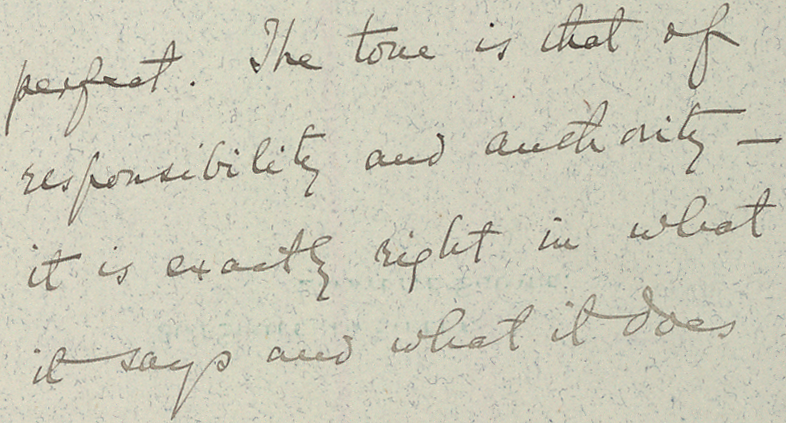
#> input picture Image-Enhancment-HandWriting/dataSet/ex1.png, 786 x 423 px, found by its file name
$ python 'import cv2.py'
#> lines starting #> are read from the running program, lines starting #| are printed output that depends on the picture; after the words box and inside, x2 and y2 are one past the last pixel; in counts of white or black regions, pixels touching at a corner belong together
import cv2
import numpy as np

img = cv2.imread("/Users/ugurhangul/Desktop/untitled folder/ex1.png")
#> img is the input picture: shape (423, 786, 3); mean B, G, R 185.4, 202.7, 204.2

if img is None:
    print("Error: Could not load image.")
else:
    # Convert the image to grayscale
    gray_img = cv2.cvtColor(img, cv2.COLOR_BGR2GRAY)

    # Resize the image
    resized_img = cv2.resize(gray_img, (786, 423))

    # Apply binary thresholding to the image
    _, thresholded_img = cv2.threshold(resized_img, 150, 255, cv2.THRESH_BINARY)
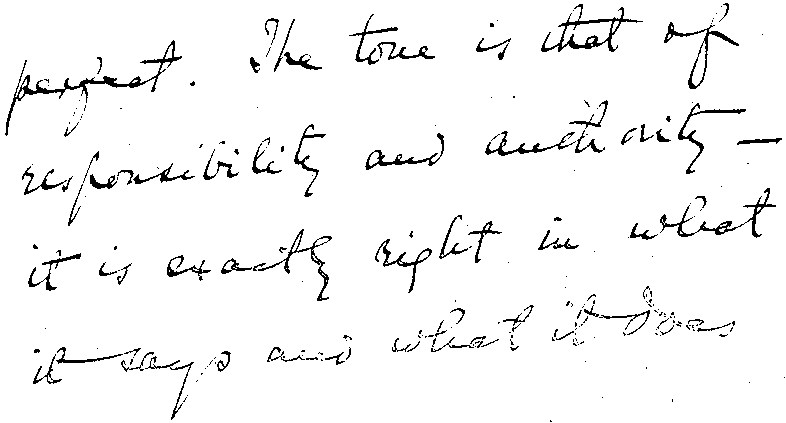
#> thresholded_img: shape (423, 786); 95.8% white; black in thin lines or dots


    # Apply adaptive thresholding to the image
    adaptive_thresholded_img = cv2.adaptiveThreshold(resized_img, 255, cv2.ADAPTIVE_THRESH_GAUSSIAN_C, cv2.THRESH_BINARY, 91, 35)
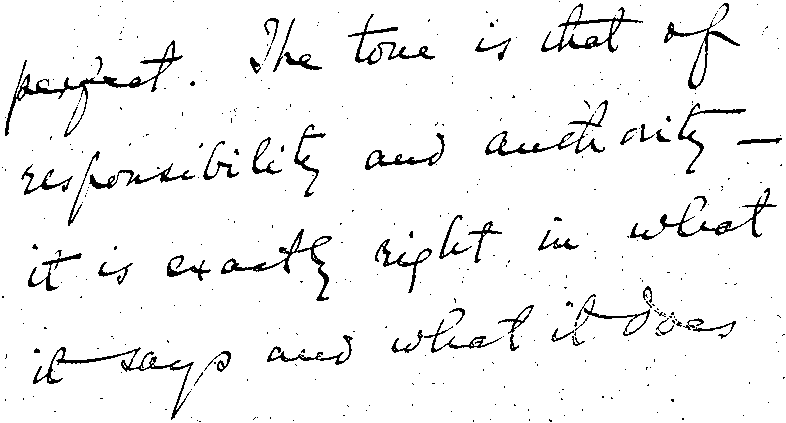
#> adaptive_thresholded_img: shape (423, 786); 95% white; 385 black regions (325 under 20 px), largest, box (x1, y1, x2, y2) and area: (5, 40, 183, 137) 1449, (33, 347, 194, 420) 998, (221, 229, 332, 301) 912


    # Apply sharpining to the image

    kernel_sharpening = np.array([[-1, -1, -1],
                                  [-1, 9, -1],
                                  [-1, -1, -1]])
    sharpened_img = cv2.filter2D(adaptive_thresholded_img, -1, kernel_sharpening)


    # Fill in gaps using morphological operations (opening)
    kernel = np.ones((3,4), np.uint8)
    opened_img = cv2.morphologyEx(sharpened_img, cv2.MORPH_OPEN, kernel)
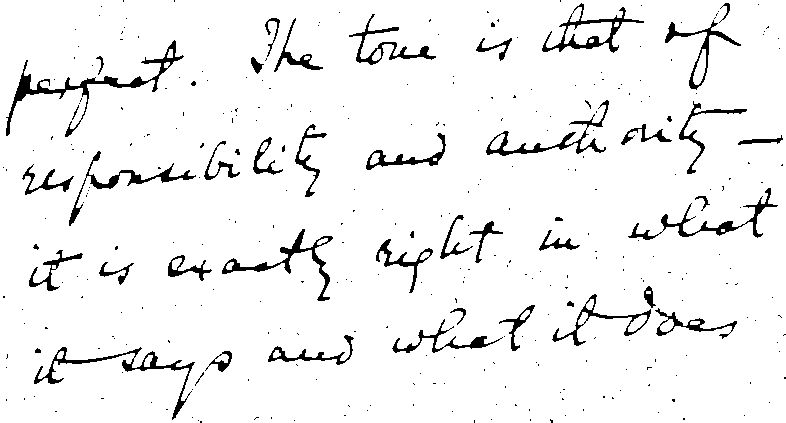
#> opened_img: shape (423, 786); 94.4% white; 336 black regions (288 under 20 px), largest, box (x1, y1, x2, y2) and area: (6, 40, 184, 137) 1672, (34, 347, 195, 420) 1122, (222, 229, 333, 301) 1021


    # Display the original, processed, and filled images
    cv2.imshow("Original Image", img)
    cv2.imshow("Thresholded Image", thresholded_img)
    cv2.imshow("Sharpened Image", sharpened_img)

    cv2.imshow("Filled Image", opened_img)

    # Wait for a key press before closing the windows
    cv2.waitKey(0)

    # Close the windows
    cv2.destroyAllWindows()

$ run again, with Image-Enhancment-HandWriting/dataSet/French-Bulliot.jpg saved as Image-Enhancment-HandWriting/dataSet/ex1.png
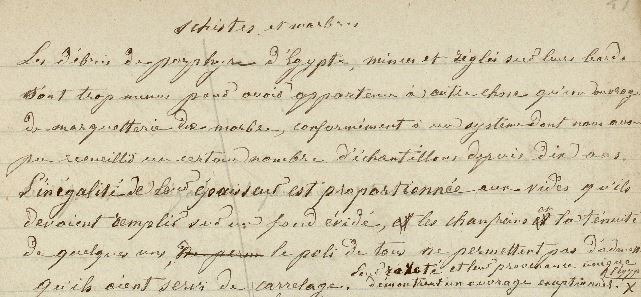
#> input picture Image-Enhancment-HandWriting/dataSet/French-Bulliot.jpg, 641 x 297 px, found by its file name
#> img is the input picture: shape (297, 641, 3); mean B, G, R 175.5, 202.5, 212.5
#> `_, thresholded_img = cv2.threshold(resized_img, 150, 255, cv2.THRESH_B..`:
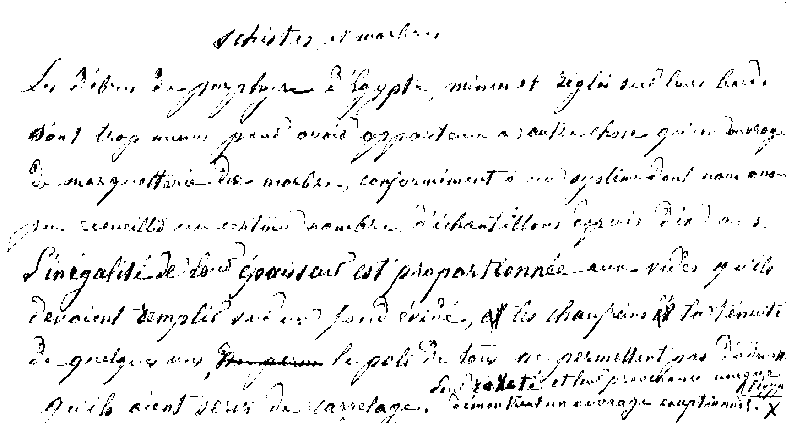
#> thresholded_img: shape (423, 786); 94.4% white; black in thin lines or dots
#> adaptive_thresholded_img: shape (423, 786); 92.8% white; black in thin lines or dots
#> `opened_img = cv2.morphologyEx(sharpened_img, cv2.MORPH_OPEN, kernel)`:
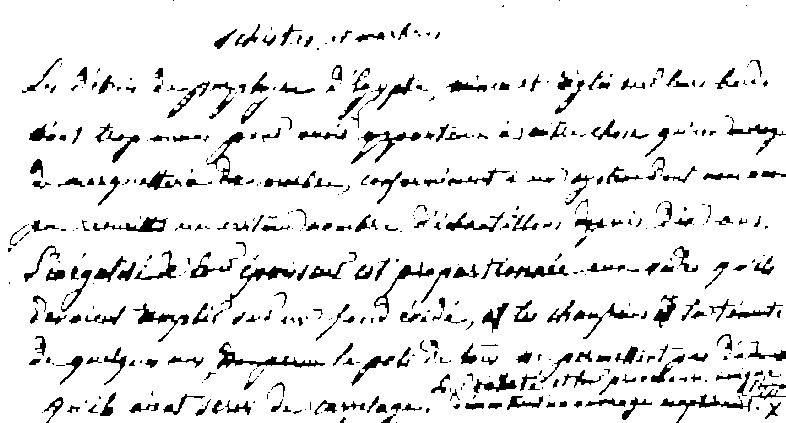
#> opened_img: shape (423, 786); 90.7% white; 519 black regions (236 under 20 px), largest, box (x1, y1, x2, y2) and area: (217, 342, 325, 369) 626, (660, 389, 786, 423) 579, (481, 258, 569, 279) 563

$ run again, with Image-Enhancment-HandWriting/dataSet/ex4.jpg saved as Image-Enhancment-HandWriting/dataSet/ex1.png
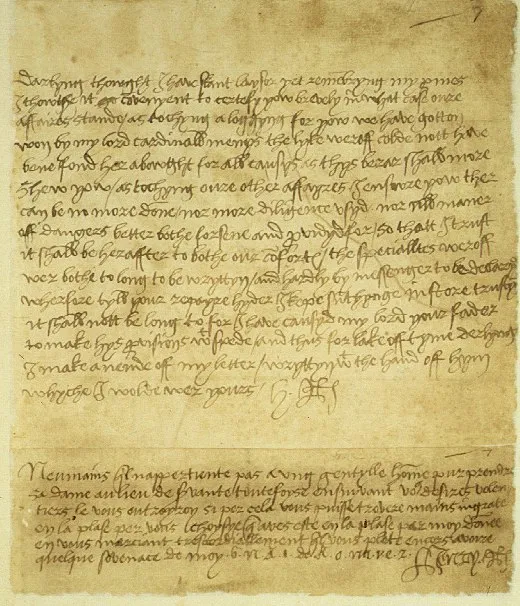
#> input picture Image-Enhancment-HandWriting/dataSet/ex4.jpg, 520 x 606 px, found by its file name
#> img is the input picture: shape (606, 520, 3); mean B, G, R 118.5, 180.8, 199.4
#> `_, thresholded_img = cv2.threshold(resized_img, 150, 255, cv2.THRESH_B..`:
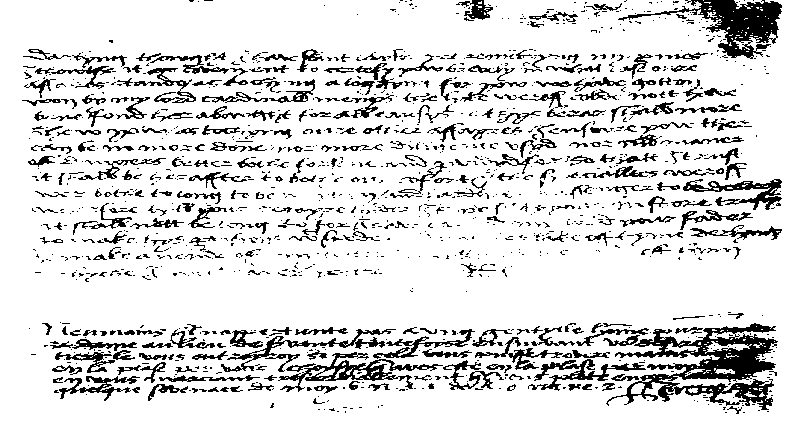
#> thresholded_img: shape (423, 786); 85.3% white; 1505 black regions (1122 under 20 px), largest, box (x1, y1, x2, y2) and area: (606, 323, 778, 410) 5617, (618, 0, 782, 59) 3128, (278, 352, 443, 392) 1541
#> adaptive_thresholded_img: shape (423, 786); 90.8% white; black in thin lines or dots
#> `opened_img = cv2.morphologyEx(sharpened_img, cv2.MORPH_OPEN, kernel)`:
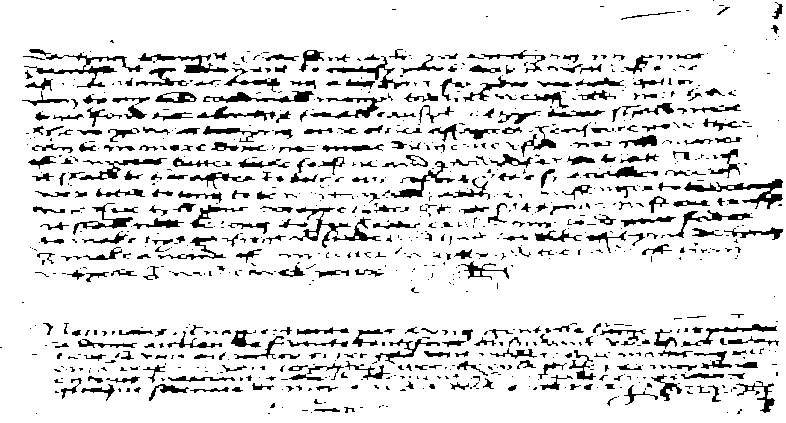
#> opened_img: shape (423, 786); 87.7% white; 1019 black regions (637 under 20 px), largest, box (x1, y1, x2, y2) and area: (684, 179, 783, 209) 770, (24, 53, 143, 88) 746, (138, 53, 229, 73) 520
